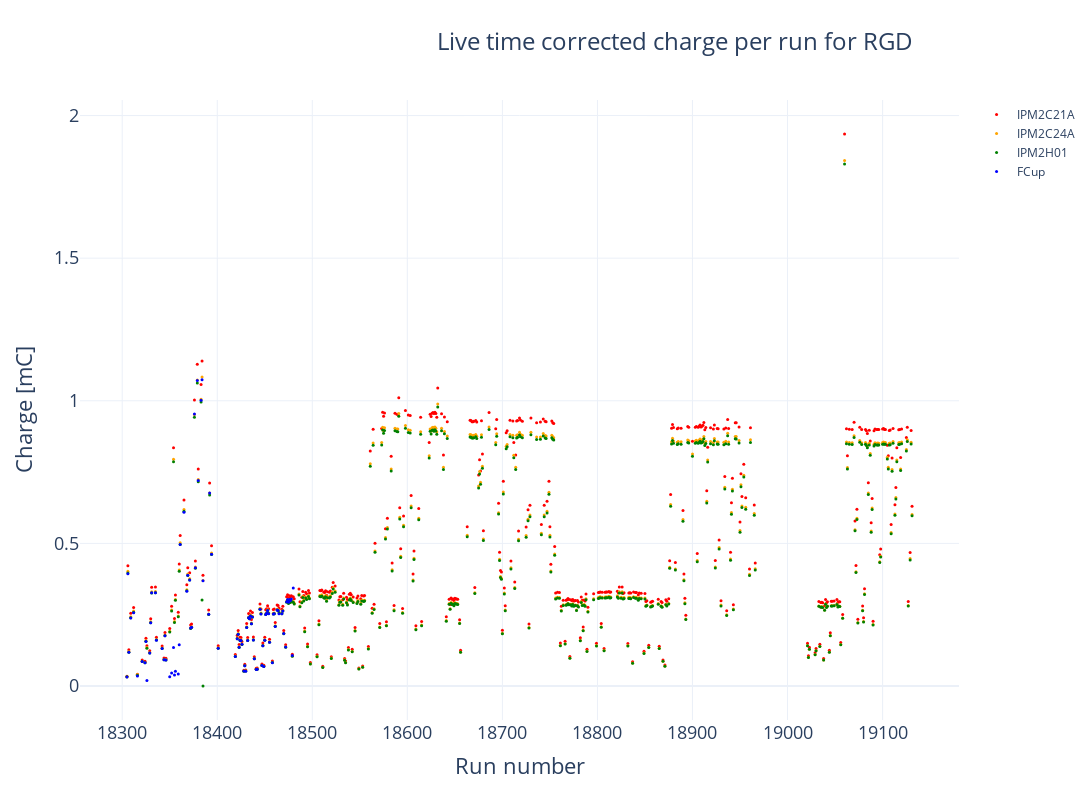

Notebook code for this chart:
### Code cell
fig = make_subplots() # (specs=[[{"secondary_y": True}]])
fig.update_layout(width=1280, height=800,
                  title=go.layout.Title(text=f"Live time corrected charge per run for RGD", xanchor="left", x=0.4),
                  titlefont=dict(size=24),)
fig.add_trace(go.Scatter(x=dfx.number, y=dfx.IPM2C21A_corr, mode='markers', name='IPM2C21A', marker=dict(color='red', size=3)), secondary_y=False)
fig.add_trace(go.Scatter(x=dfx.number, y=dfx.IPM2C24A_corr, mode='markers', name='IPM2C24A', marker=dict(color='orange', size=3)), secondary_y=False)
fig.add_trace(go.Scatter(x=dfx.number, y=dfx.IPM2H01_corr, mode='markers', name='IPM2H01', marker=dict(color='green', size=3)), secondary_y=False)
fig.add_trace(go.Scatter(x=dfx.loc[dfx.start_time<start_fcup_trouble,"number"], y=dfx.loc[dfx.start_time<start_fcup_trouble,"scaler_calc1b_corr"], mode='markers', name='FCup', marker=dict(color='blue', size=3)), secondary_y=False)



fig.update_xaxes(title_text="Run number", titlefont=dict(size=22), tickfont=dict(size=18), tickformat="%5d")
fig.update_yaxes(title_text="Charge [mC]", titlefont=dict(size=22), tickfont=dict(size=18))
# fig.write_image("RGD_LT_corrected_charge_per_run.pdf", width=1200, height=900)
fig.show()

### Figure 1 — Plotly figure (JSON) as saved in the notebook; plotly's stock layout.template omitted (floating-point values rounded to 4 significant figures; data arrays with more than 128 entries replaced by an {"elided": "..."} marker saying what was removed)
{"data": [{"marker": {"color": "red", "size": 3}, "mode": "markers", "name": "IPM2C21A", "x": {"elided": "491 int values"}, "y": {"elided": "491 float values"}, "type": "scatter", "xaxis": "x", "yaxis": "y"}, {"marker": {"color": "orange", "size": 3}, "mode": "markers", "name": "IPM2C24A", "x": {"elided": "491 int values"}, "y": {"elided": "491 float values"}, "type": "scatter", "xaxis": "x", "yaxis": "y"}, {"marker": {"color": "green", "size": 3}, "mode": "markers", "name": "IPM2H01", "x": {"elided": "491 int values"}, "y": {"elided": "491 float values"}, "type": "scatter", "xaxis": "x", "yaxis": "y"}, {"marker": {"color": "blue", "size": 3}, "mode": "markers", "name": "FCup", "x": [18305, 18306, 18307, 18309, 18312, 18316, 18321, 18324, 18325, 18326, 18329, 18330, 18331, 18335, 18336, 18342, 18344, 18345, 18346, 18350, 18352, 18354, 18355, 18356, 18359, 18360, 18361, 18365, 18368, 18369, 18371, 18372, 18373, 18376, 18377, 18379, 18380, 18383, 18384, 18385, 18391, 18392, 18394, 18401, 18419, 18421, 18422, 18423, 18424, 18425, 18426, 18428, 18429, 18430, 18431, 18432, 18433, 18434, 18435, 18436, 18437, 18438, 18439, 18441, 18442, 18445, 18446, 18447, 18448, 18449, 18450, 18451, 18452, 18453, 18454, 18455, 18458, 18459, 18460, 18461, 18463, 18464, 18465, 18468, 18469, 18470, 18472, 18473, 18474, 18475, 18476, 18477, 18478, 18479, 18480], "y": [0.03181, 0.3934, 0.1181, 0.2382, 0.257, 0.03542, 0.0855, 0.08179, 0.1563, 0.01887, 0.1161, 0.2219, 0.3265, 0.327, 0.1605, 0.1316, 0.092, 0.1759, 0.09108, 0.03223, 0.04532, 0.1354, 0.03833, 0.05211, 0.04167, 0.1446, 0.496, 0.6091, 0.3321, 0.388, 0.3717, 0.2034, 0.2058, 0.9537, 0.4146, 1.071, 0.7203, 1.002, 1.073, 0.3686, 0.2515, 0.6769, 0.4617, 0.1323, 0.1037, 0.1657, 0.181, 0.1356, 0.1604, 0.1597, 0.1462, 0.05221, 0.07105, 0.05197, 0.2051, 0.1591, 0.2395, 0.2361, 0.2455, 0.2182, 0.242, 0.1614, 0.09583, 0.05827, 0.05906, 0.2691, 0.2525, 0.07188, 0.1414, 0.06824, 0.1601, 0.2509, 0.2549, 0.2643, 0.2534, 0.1534, 0.08164, 0.2522, 0.2531, 0.209, 0.2664, 0.2651, 0.2533, 0.2532, 0.2628, 0.1839, 0.1365, 0.2957, 0.3029, 0.2939, 0.3034, 0.2995, 0.3053, 0.1067, 0.344], "type": "scatter", "xaxis": "x", "yaxis": "y"}], "layout": {"xaxis": {"anchor": "y", "domain": [0.0, 1.0], "title": {"font": {"size": 22}, "text": "Run number"}, "tickfont": {"size": 18}, "tickformat": "%5d"}, "yaxis": {"anchor": "x", "domain": [0.0, 1.0], "title": {"font": {"size": 22}, "text": "Charge [mC]"}, "tickfont": {"size": 18}}, "title": {"text": "Live time corrected charge per run for RGD", "x": 0.4, "xanchor": "left", "font": {"size": 24}}, "width": 1280, "height": 800}}
